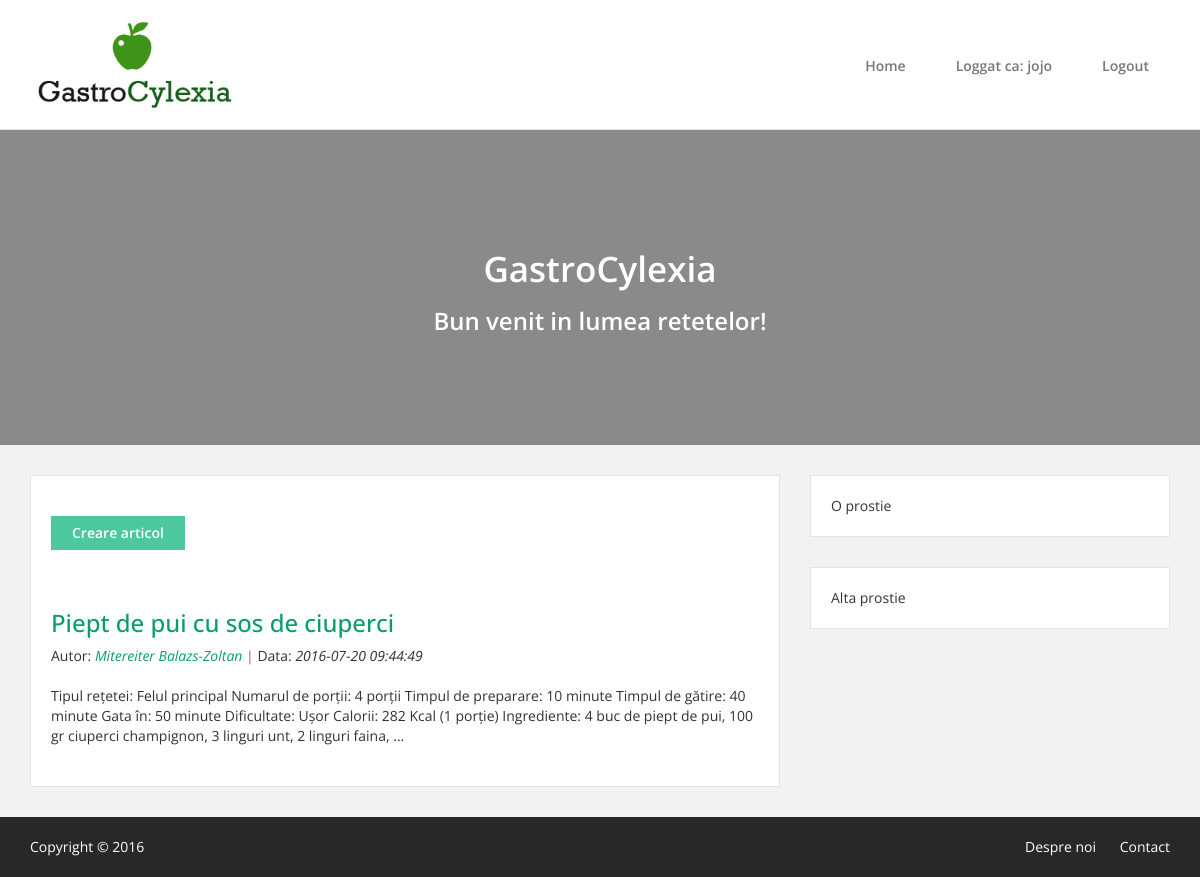
Screenshot of / (signed in) with the database file from the repository.
### tables this page shows
CREATE TABLE IF NOT EXISTS `articole` (
  `ID` int(11) NOT NULL AUTO_INCREMENT,
  `titlu` varchar(50) NOT NULL,
  `continut` text NOT NULL,
  `data` timestamp NULL DEFAULT CURRENT_TIMESTAMP,
  `caleImg` varchar(260) NOT NULL,
  `autID` int(11) NOT NULL,
  PRIMARY KEY (`ID`),
  KEY `autID` (`autID`)
);

### inc/db.php (called while the page is built, shortened)
<?php
function db_select(PDO $connection, $statement, array $params = array())
{
    $stmt = $connection->prepare($statement);
    $stmt->execute($params);
    $result = $stmt->fetchAll();
    return $result;
}

### templates/articole/articole_tpl.php (the view)
<div>
         <a href="" class="btn btn-default"> Creare articol </a>
</div>
<br><br>
<div>
          <?php foreach($articole as $articol): ?>
                  <h3>
                  <?php   echo html_a($articol['titlu'], 'view.php?ID=' . $articol['ID'] . '#n');  ?>
                  </h3>
                  Autor:   <em><?php   echo html_a($articol['nume'], 'viewaut.php?autID=' . $articol['autID']);  ?></em> <span class="text-muted">|</span> Data: <em><?php echo $articol['data']; ?> </em>
            <br>
            <br>
            <?php echo ellipsis($articol['continut'], 300); ?>
            <br><br>
    <?php endforeach;?>
</div>

### templates/articole/anchor_tpl.php
<a href="<?php echo $href;?>"><?php echo $continut;?></a>

### public/css/style.css (style rules this page uses)
body { background-color: #F2F2F2; font-family: 'Open Sans', sans-serif; }
a { color: #079E69; outline: none !important; }
.btn, .btn .btn-primary { background-color: #4DC79D; color: #fff; border-radius: 0px; border: 1px solid #4DC79D; padding-left: 20px; padding-right: 20px; font-weight: 600; }

### rows the page displays
articole: continut "Piept de pui cu sos de ciuperci Mitereiter Balazs-Zoltan", data "2016-07-20 09:44:49", continut "Tipul rețetei: Felul principal Numarul de porții: 4 porții Timpul de preparare: 10 minute Timpul de gătire: 40 minute Gata în: 50 minute Dificultate: Ușor Calorii: 282 Kcal (1 porție) Ingrediente: 4 buc de piept de pui, 100 gr ciuperci champignon, 3 linguri unt, 2 linguri faina, ..."

### other values shown
$_SESSION['user'] "jojo"
$page_title "GastroCylexia"
$page_slogan "Bun venit in lumea retetelor!"
$content "Despre noi Contact"
